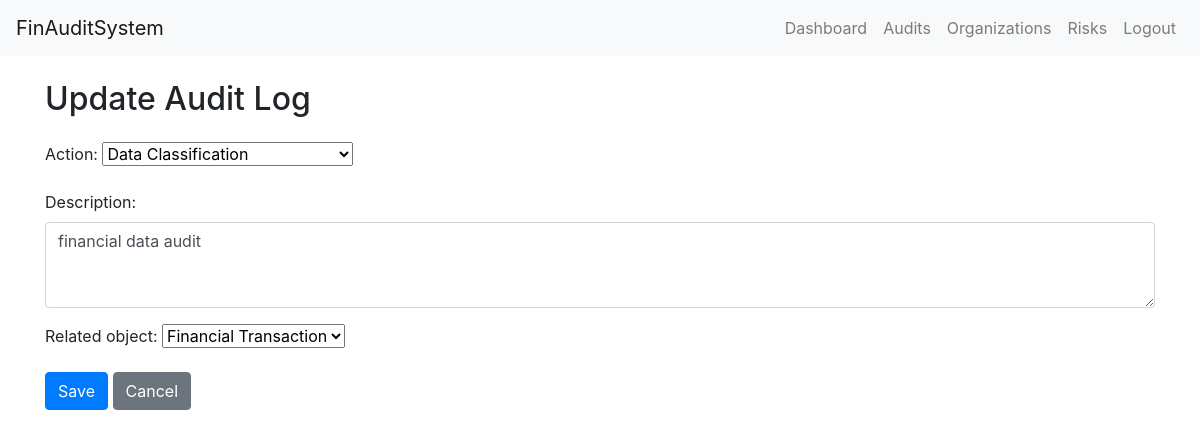
The page /audit/edit/2/ (signed in) on the database its author committed.
### audit/models.py (models this page shows, shortened)
class AuditLog(models.Model):
    AUDIT_ACTIONS = [
    ('AUTOMATED_AUDIT', 'Automated Audit'),
    ('DATA_CLASSIFICATION', 'Data Classification'),
    ('TPA_REGULAR_CHECK', 'TPA Regular Check'),
    ('DYNAMIC_DATA_OPERATION', 'Dynamic Data Operation'),
    ('RISK_ASSESSMENT', 'Risk Assessment'),
    ('USER_COLLABORATION', 'User Collaboration'),
    ('INFO_MANAGEMENT', 'Information Management'),
    ('SYSTEM_EFFICIENCY', 'System Efficiency'),
    ('COMPLIANCE_CHECK', 'Compliance Check'),
    ('SECURITY_INCIDENT', 'Security Incident Investigation'),
    ('DATA_BACKUP_RESTORE', 'Data Backup and Restore'),
    ('ACCESS_GRANT_REVOKE', 'Access Grant/Revoke'),
    ('AUDIT_REPORT_GENERATION', 'Audit Report Generation'),
    ('SYSTEM_UPGRADE', 'System Upgrade'),
    ('EXTERNAL_SYSTEM_INTEGRATION', 'External System Integration'),
]
    RELATED_OBJECTS = [
    ('USER_ACCOUNT', 'User Account'),
    ('FINANCIAL_TRANSACTION', 'Financial Transaction'),
    ('DATA_RECORD', 'Data Record'),
    ('DATABASE_TABLE', 'Database Table'),
    ('SYSTEM_SETTING', 'System Setting'),
    ('DOCUMENT', 'Document'),
    ('SECURITY_POLICY', 'Security Policy'),
    ('APPLICATION', 'Application'),
    ('NETWORK_DEVICE', 'Network Device'),
    ('EMPLOYEE_RECORD', 'Employee Record'),
    ('VENDOR_CONTRACT', 'Vendor Contract'),
    ('CLIENT_RECORD', 'Client Record'),
    ('PROJECT', 'Project'),
    ('SERVICE_REQUEST', 'Service Request'),
    ('AUDIT_LOG_ENTRY', 'Audit Log Entry'),
]
    user = models.ForeignKey(User, on_delete=models.CASCADE)
    action = models.CharField(max_length=50, choices=AUDIT_ACTIONS)
    description = models.TextField(blank=True, null=True)
    source_ip = models.GenericIPAddressField(blank=True, null=True)
    related_object = models.CharField(max_length=50, choices=RELATED_OBJECTS)
    timestamp = models.DateTimeField(auto_now_add=True)

### audit/views.py (the view)
# urls.py: path('edit/<int:audit_log_id>/', views.audit_log_update, name='audit_log_update'),
@login_required
def audit_log_update(request, audit_log_id):
    audit_log = get_object_or_404(AuditLog, id=audit_log_id, user=request.user)
    if request.method == 'POST':
        form = AuditLogForm(request.POST, instance=audit_log)
        if form.is_valid():
            form.instance.source_ip = get_client_ip(request)
            form.save()
            return redirect('audit:audit_log_list')
    else:
        form = AuditLogForm(instance=audit_log)
    return render(request, 'audit/audit_log_form.html', {'form': form, 'action': 'Update'})

### audit/forms.py
class AuditLogForm(forms.ModelForm):
    class Meta:
        model = AuditLog
        fields = ['action', 'description', 'related_object']
        widgets = {
            'action': forms.Select(attrs={'class': 'form-select'}),
            'description': forms.Textarea(attrs={'class': 'form-control', 'rows': 3}),
            'related_object': forms.Select(attrs={'class': 'form-select'}),
        }

### templates/audit/audit_log_form.html (shortened to what this page needs)
{% extends 'base.html' %}
{% block content %}
  <div class="container mt-4">
    <h2 class="mb-4">{{ action }} Audit Log</h2>
    <form method="post">
      {{ form.as_p }}
      <button type="submit" class="btn btn-primary">Save</button>
      <a href="{% url 'audit:audit_log_list' %}" class="btn btn-secondary">Cancel</a>
    </form>
  </div>
{% endblock %}

### rows shown on the page
AuditLog: action "Data Classification", description "financial data audit", related_object "Financial Transaction"

### other values the page prints
{{ action }} "Update"
